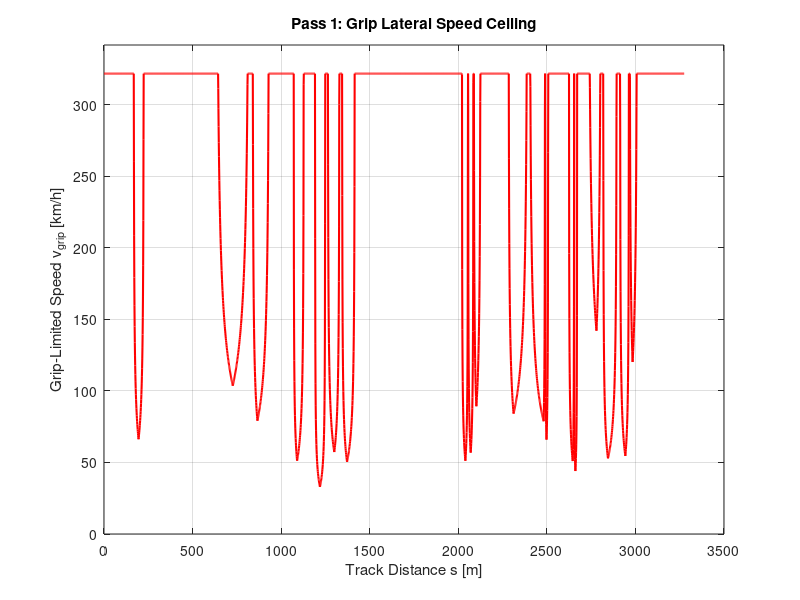
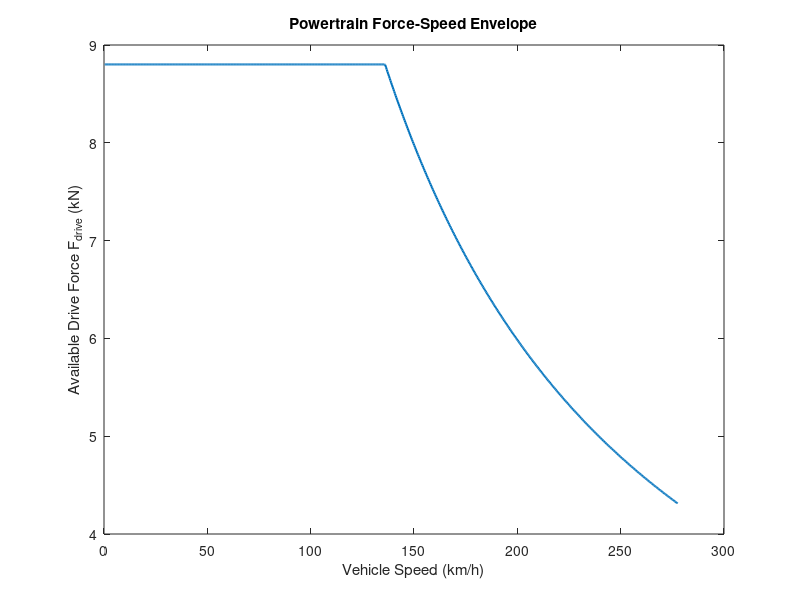

The MATLAB source for these figures, in order: (Note: this script raises an error after producing the figures.)
clear; clc; close all;

%% 1 Vehicle parameters

% Global 
m   = 854;               % mass        - kg
g   = 9.81;              % gravity     - ms^-2 
rho = 1.225;             % air density - kg/m^3

% Aerodynamics
car.CdA = 0.8;           % drag coefficient area product      - m^2
car.ClA = 1.75;          % downforce coefficient area product - m^2

% Tyres
car.mu_y  = 1.35;         % lateral CoF
car.mu_xd = 1.45;        % deceleration longitudinal CoF (bwd pass)
car.mu_xa = 1.2;         % acceleration longitudinal CoF (fwd pass)
car.Crr   = 0.02;       % rolling resistance

% Powertrain
car.max_power  = 350000; % motor power limit - W
car.max_rpm    = 19500;  % motor rpm redline - rpm
car.max_torque = 350;    % max motor torque  - Nm
car.r_eff      = 0.34;   % tyre radius       - m
car.eta        = 0.95;   % powertrain efficiency

%% 2. Load reconstructed track coordinates & select gear ratio range

loaded = load('track_recon.csv');
track = loaded;

s = track(:,1);
kappa = track(:,2);
kappa = abs(kappa);

n = length(s);
fprintf('Loaded %d track points\n', n);

% Selecting gear ratio
car.gear_ratio = 9;
fprintf('Gear ratio selected: %.2f\n', car.gear_ratio);

%% 3. Pass 1: grip-limited ceiling v_grip(s) using curvature

% use aero limited top speed as limiting by gear ratio is unrealistic
v_lim = (car.max_power / (0.5 * rho * car.CdA))^(1/3);   % aero limited top speed of car
fprintf('Aero-power limited top speed [v_lim] = %.2f m/s (%.1f km/h)\n', v_lim, v_lim * 3.6);

v_grip = zeros(n, 1);
denom = (m * kappa) - (0.5 * rho * car.ClA * car.mu_y);

for i = 1:n
    if denom(i) <= 0
        % Aerodynamically uncapped / pure straightaway limit
        v_grip(i) = v_lim; 
    else
        % Take the smaller of tire cornering limit OR motor redline limit
        v_grip_raw = sqrt((car.mu_y * m * g) / denom(i));
        v_grip(i)  = min(v_grip_raw, v_lim);
    end
end

% Plot v_grip vs distance s
figure('Name', 'Pass 1 - Grip Limited Ceiling');
plot(s, v_grip * 3.6, 'r', 'LineWidth', 1.5);
xlabel('Track Distance s [m]');
ylabel('Grip-Limited Speed v_{grip} [km/h]');
title('Pass 1: Grip Lateral Speed Ceiling');
ylim([0, (v_lim * 3.6) + 20]);
grid on;

%% 4: Modeling the powertrain and computing F_drive(v) array

% Mechanical redline speed limit for selected gear ratio
v_redline = (car.max_rpm * (2 * pi / 60) * car.r_eff) / car.gear_ratio;

% Base speed from power & torque limits
w_base   = car.max_power / car.max_torque;              % [rad/s]
RPM_base = w_base * (60 / (2 * pi));                    % [rpm]
v_base   = (w_base * car.r_eff) / car.gear_ratio;       % [m/s]

fprintf('Base speed [v_base] = %.2f km/h | Redline speed [v_redline] = %.2f km/h\n', v_base * 3.6, v_redline * 3.6);

% Velocity grid from 0 to redline
v_grid   = (0.1 : 0.1 : v_redline);
num_v   = length(v_grid);
F_drive = zeros(num_v, 1);

% Compute F_drive array across velocity grid
for i = 1:num_v
    v_curr   = v_grid(i);
    F_torque = (car.max_torque * car.gear_ratio * car.eta) / car.r_eff;
    F_power  = (car.max_power * car.eta) / v_curr;

    F_drive(i) = min(F_torque, F_power);
end

% Plot F_drive vs Velocity
figure('Name', 'Powertrain Characteristic');
plot(v_grid * 3.6, F_drive / 1000, 'LineWidth', 1.5);
xlabel('Vehicle Speed (km/h)');
ylabel('Available Drive Force F_{drive} (kN)');
title('Powertrain Force-Speed Envelope');
xline(v_base * 3.6, '--r', 'Base Speed');
xline(v_redline * 3.6, '--k', 'Redline');
xlim([0, (v_redline * 3.6) + (0.15* v_redline)]);
ylim([(min(F_drive)/1000 - 0.2), (max(F_drive)/1000+0.5)]);
grid on;

%% 5. Pass 2: Forward Acceleration Pass (v_fwd)
v_fwd = zeros(n, 1);
v_fwd(1) = v_grip(1);
ds = s(2) - s(1);

for i = 1:n-1
    v = v_fwd(i);
    
    % Aerodynamic and rolling forces
    F_drag = 0.5 * rho * car.CdA * v^2;
    F_rr   = car.Crr * m * g;
    F_z    = m * g + 0.5 * rho * car.ClA * v^2;
    a_y    = v^2 * kappa(i);
    
    % Friction ellipse check (Acceleration CoF)
    g_eff      = F_z / m; 
    radicand   = 1 - (a_y / (car.mu_xa * g_eff))^2;
    a_x_grip   = car.mu_xa * g_eff * sqrt(max(0,radicand)); % max prevents imaginary number error
    F_grip_max = m * a_x_grip;
    
    % Powertrain Drive Force Lookup
    if v >= v_redline
        F_motor = 0;
    else
        F_motor = interp1(v_grid, F_drive, v, 'linear', 'extrap');
        F_motor = max(0, F_motor); % Guard against negative extrapolated values
    end
    
    % Tractive drive limit and net acceleration
    F_drive_actual = min(F_grip_max, F_motor);
    a_x = (F_drive_actual - F_drag - F_rr) / m;
    
    % Integration to next velocity step
    v_next = sqrt(max(0, v_fwd(i)^2 + 2 * a_x * ds));
    v_fwd(i+1) = min([v_next, v_grip(i+1), v_redline]);
end

%% 6. Pass 3: Backward Braking Pass (v_bwd)
v_bwd    = zeros(n, 1);
v_bwd(n) = v_grip(n);

for i = n:-1:2
    v = v_bwd(i);
    
    % Aerodynamic and rolling forces
    F_drag = 0.5 * rho * car.CdA * v^2;
    F_rr   = car.Crr * m * g;
    F_z    = m * g + 0.5 * rho * car.ClA * v^2;
    a_y    = v^2 * kappa(i);
    
    % Friction ellipse check (Deceleration CoF)
    g_eff        = F_z / m;
    radicand     = max(0, 1 - (a_y / (car.mu_xd * g_eff))^2);
    a_x_grip     = car.mu_xd * g_eff * sqrt(radicand);
    F_brake_tire = m * a_x_grip;
    
    % Total retarding force (brakes + drag + rolling resistance)
    F_retarding = F_brake_tire + F_drag + F_rr;
    a_x_brake   = F_retarding / m;
    
    % Backward kinematic integration
    v_prev = sqrt(max(0, v_bwd(i)^2 + 2 * a_x_brake * ds));
    v_bwd(i-1) = min([v_prev, v_grip(i-1), v_redline]);
end

% Plot v_fwd & v_bwd
figure('Name', 'Pass 2 & 3 - Forward Accel & Backward Brake');
plot(s, v_fwd * 3.6, 'b', 'LineWidth', 1.5); hold on;
plot(s, v_bwd * 3.6, 'g', 'LineWidth', 1.5);
xlabel('Track Distance s [m]');
ylabel('Velocity [km/h]');
title('Pass 2 & 3: Forward & Backward Speed Ceiling');
ylim([0, (v_lim * 3.6) + 20]);
legend('Pass 2: Forward Accel','Pass 3: Backward Brake','Location','best');
grid on;

%% 7. Velocity Profile Combination & Lap Time Calculation
% Final velocity profile is the element-wise minimum across all passes
v_final = min([v_grip, v_fwd, v_bwd], [], 2);

% Integrate lap time across track segments
v_avg = (v_final(1:end-1) + v_final(2:end)) / 2;
dt = ds ./ v_avg;
lap_time = seconds(sum(dt));
lap_time.Format = 'mm:ss.SSS';
lap_time_m = string(lap_time);

fprintf('\n========================================\n');
fprintf('  FINAL LAP TIME (Gear Ratio %.2f): %s \n', car.gear_ratio, lap_time_m);
fprintf('========================================\n');

%% 8. Track Sim Plot
% Convert velocities to km/h
v_grip_kmh    = v_grip * 3.6;
v_fwd_kmh     = v_fwd * 3.6;
v_bwd_kmh     = v_bwd * 3.6;
v_final_kmh   = v_final * 3.6;
v_redline_kmh = v_redline * 3.6;

fig = figure('Name', 'QSS Lap Time Simulator - Full Velocity Profile');
hold on;

% Plot individual passes and final profile
p1 = plot(s, v_grip_kmh, '--r', 'LineWidth', 1.2, 'DisplayName', 'Pass 1: Grip Ceiling');
p2 = plot(s, v_fwd_kmh, 'b', 'LineWidth', 1.2, 'DisplayName', 'Pass 2: Forward Accel');
p3 = plot(s, v_bwd_kmh, 'g', 'LineWidth', 1.2, 'DisplayName', 'Pass 3: Backward Brake');
p4 = plot(s, v_final_kmh, 'k', 'LineWidth', 2, 'DisplayName', 'Combined Velocity');
p5 = yline(v_redline_kmh, '--k', 'LineWidth', 1.5, 'DisplayName', 'Motor Redline');
lgd = legend([p1, p2, p3, p4, p5], 'Location', 'southeast');

xlabel('Track Distance s [m]');
ylabel('Velocity [km/h]');
title(sprintf('QSS Velocity Profile (Gear Ratio: %.2f | Lap Time: %s)', car.gear_ratio, lap_time_m));
xlim([0, max(s)]);
ylim([0, max(v_lim * 3.6, v_redline_kmh) + 20]);
grid on;
